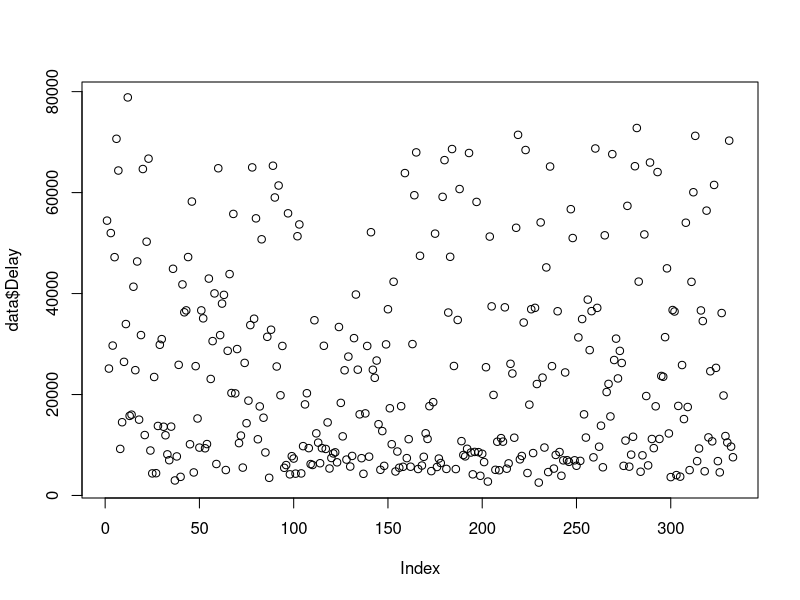
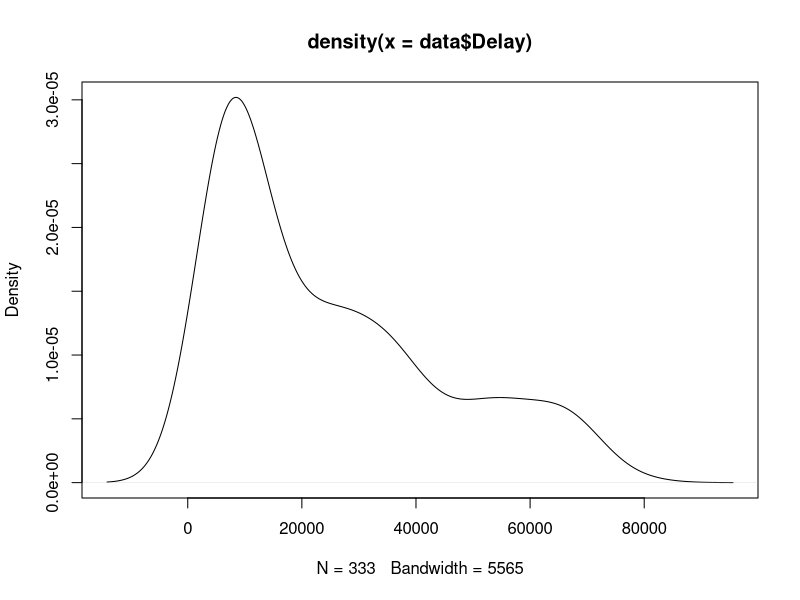
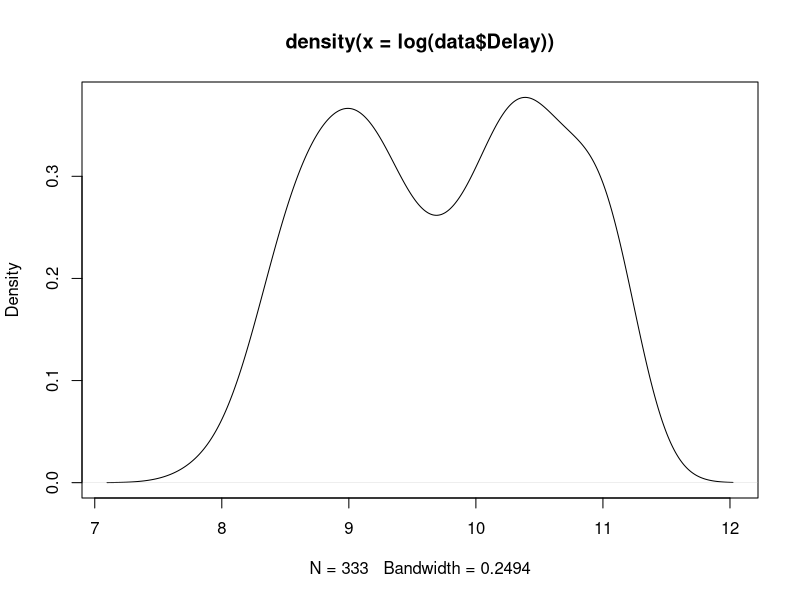
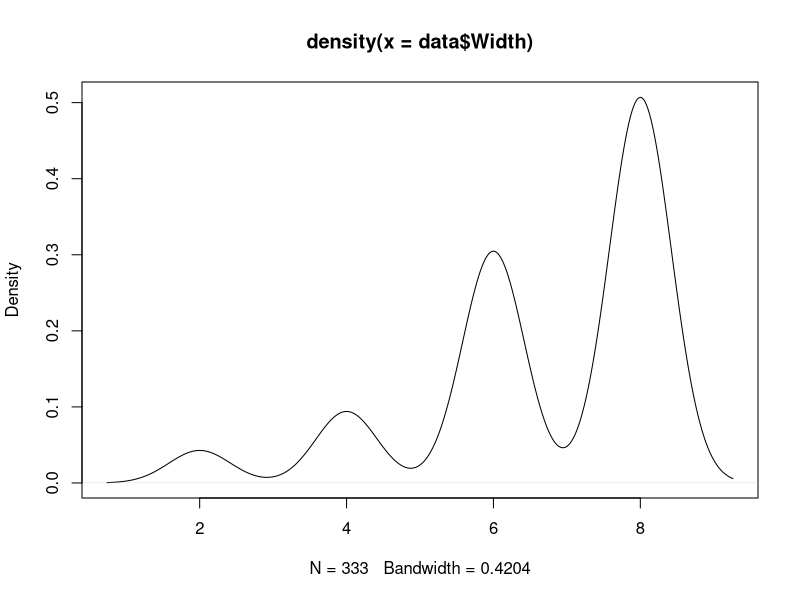
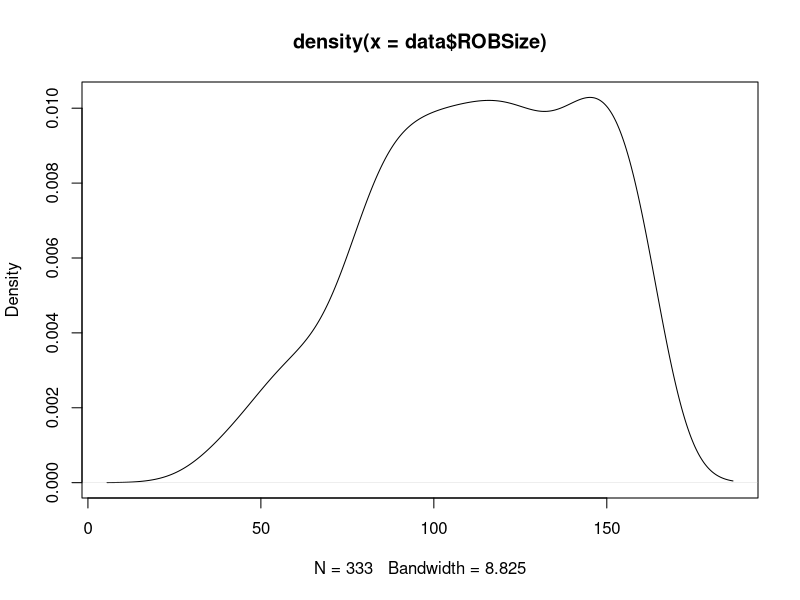
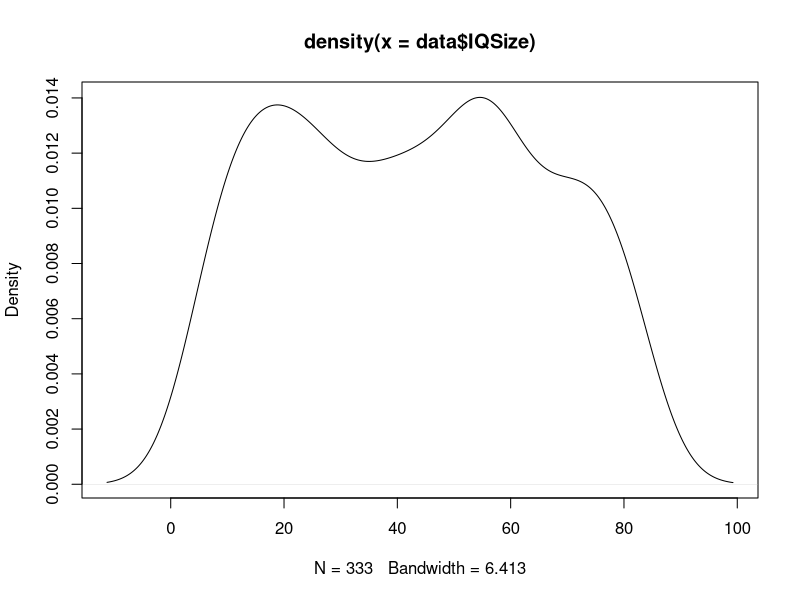
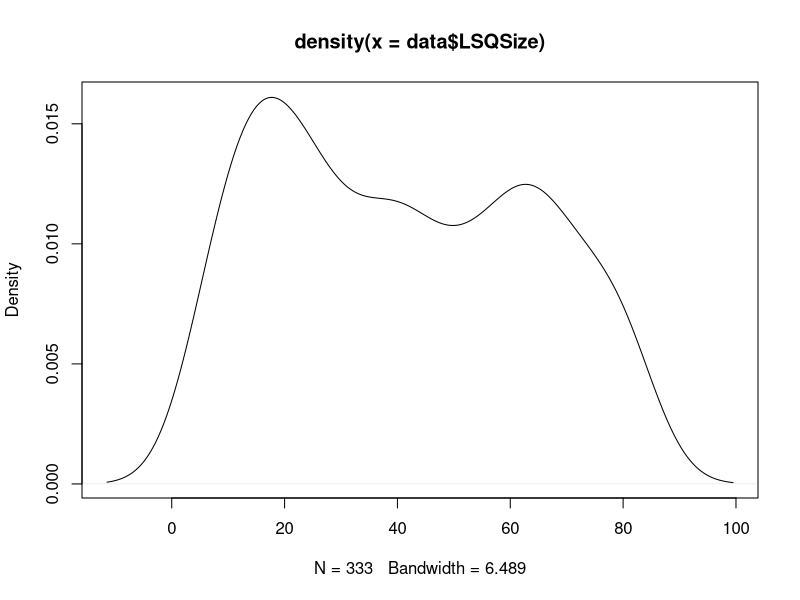
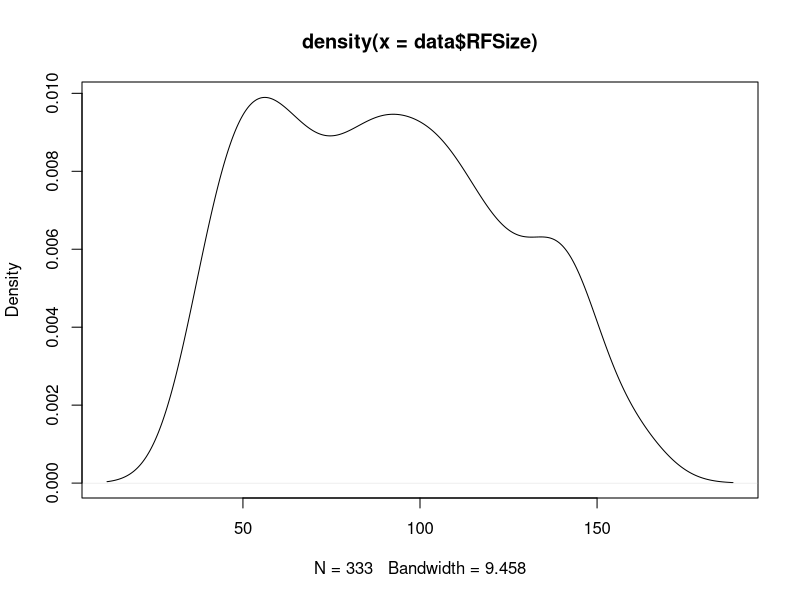

Write the R code that produced these figures, in order.
## ---- chunk 1
data <- read.table('../data/training.csv', sep=",")
preds = c("Width", "ROBSize", "IQSize","LSQSize","RFSize","RFReadPorts","RFWritePorts","GshareSize",
  "BTBSize","BranchesAllowed","L1Icache","L1Dcache","L2Ucache","Depth")
vars = c(preds,"Delay")
names(data) = vars
## ---- chunk 2
plot(data$Delay)
plot(density(data$Delay))
plot(density(log(data$Delay)))
plot(density(data$Width))
plot(density(data$ROBSize))
plot(density(data$IQSize))
plot(density(data$LSQSize))
plot(density(data$RFSize))
plot(density(data$RFReadPorts))
plot(density(data$RFWritePorts))
plot(density(data$GshareSize))
plot(density(data$BTBSize))
plot(density(data$BranchesAllowed))
plot(density(data$L1Icache))
plot(density(data$L1Dcache))
plot(density(data$L2Ucache))
plot(density(data$Depth))
## ---- chunk 3
require(party)
require(lattice)
data.forest <- cforest(Delay~., data=data[, vars])
data.varimp <- sort(varimp(data.forest))
dotplot(data.varimp)
data.tree <- ctree(Delay~., data=data[, vars])
plot(data.tree)
## ---- chunk 4
     plot(data$Delay~data$L2Ucache)
     plot(log(data$Delay)~data$L2Ucache)
     plot(data$Delay~data$Depth)
     plot(log(data$Delay)~data$Depth)
## ---- chunk 5
#root mean square error
rmse <- function(y, yhat) {
  return(sqrt(mean((y-yhat)^2)))
}
     
#cross validation using RMSE
#returns mean of the k RMSEs
crossValidate <- function(modelFunction, formula, fullData, k=10) {
  group <- sample(1:k, nrow(fullData), replace=TRUE)
  #groupedData <- split(fullData,groups)
  responseVariable <- all.vars(formula)[1]
  errors <- c()
  for(i in 1:k) {
    model <- modelFunction(formula, data=fullData[group!=i,])
    predictions <- predict(model, fullData[group==i,])
    errors <- c(errors, rmse(data[group==i,c(responseVariable)], predictions))
  }
  return(mean(errors))
}
## ---- chunk 6
formula = as.formula("Delay~.")
data.lm <- lm(formula, data=data)
summary(data.lm)
crossValidate(lm,formula,data)
     
formula = as.formula("log(Delay)~.")
data.lm <- lm(formula, data=data)
summary(data.lm)
crossValidate(lm,formula,data)
## ---- chunk 7
# formula = as.formula("Delay)~
#          Width+
#          ROBSize+
#          IQSize+
#          LSQSize+
#          RFSize+
#          RFReadPorts+
#          RFWritePorts+
#          GshareSize+
#          BTBSize+
#          BranchesAllowed+
#          L1Icache+
#          L1Dcache+
#          L2Ucache+
#          Depth")
formula = as.formula("Delay~
               IQSize+
               RFSize+
               BranchesAllowed+
               Depth+
               L2Ucache")
simple.lm <- lm(formula, data=data)
summary(simple.lm)
crossValidate(lm,formula,data)


formula = as.formula("log(Delay)~
               IQSize+
               RFSize+
               BranchesAllowed+
               Depth+
               L2Ucache")
simpleLog.lm <- lm(formula, data=data)
summary(simpleLog.lm)
crossValidate(lm,formula,data)

formula = as.formula("Delay~
               IQSize+
               poly(RFSize,2)+
               BranchesAllowed+
               Depth+
               Depth:I(log(L2Ucache))")
complex.lm <- lm(formula, data=data)
summary(complex.lm)
crossValidate(lm,formula,data)

plot(data$Delay, data$RFSize)
## ---- chunk 8
reglm <- function(X, y, lambda) {
  #X: nxd, t(x)*X: dxd, I*lambda: dx1x1x1
  #inv*t(X)*y: dxd*dxn*nx1=dx1
  d <- ncol(X)
  I <- diag(d)
  return(solve(t(X)%*%X+lambda*I)%*%t(X)%*%y)
}

predict.reglm <- function(X, w) {
  #nxd*dx1=nx1
  return(X%*%w)
}

test.reglm <- function() {
  x <- seq(0,10,0.5)
  y <- x^2 + rnorm(length(x), 0, 5.0)
  plot(x,y)
  X <- as.matrix(x)
  w <- reglm(X,y,0.1)
  lines(X, predict.reglm(X,w),col="blue")
  addFeature <- function(x) {
    #x <- scale(x, mean(x), sd(x))
    X <- cbind(x, x^2,x^3,x^4,x^5,x^6)
    X <- scale(X, colMeans(X), apply(X,2,sd))
    X <- cbind(rep(1,nrow(X)),X)
     return(X)
  #  return(X)
  }
  X <- addFeature(x)
  w <- reglm(X,y,0)
  yhat <- predict.reglm(addFeature(x),w)
  lines(x, yhat, col="red")
  w <- reglm(X,y,0.1)
  yhat <- predict.reglm(addFeature(x),w)
  lines(x, yhat, col="brown")
}

cv.reglm <- function(X, y, lambda, k=10) {
  group <- sample(1:k, nrow(X), replace=TRUE)
  errors <- c()
  for(i in 1:k) {
    subY <- y[group==i]
    subX <- X[group==i,]
    nSubY <- y[group!=i]
    nSubX <- X[group!=i,]
    w <- reglm(nSubX,nSubY,lambda)
    predictions <- predict.reglm(subX,w)
    errors <- c(errors, rmse(subY, predictions))
  }
  return(mean(errors))
} 
## ---- chunk 9
featureTransform <- function(df) {
  X <- cbind(df$RFSize, df$RFSize^2, df$BranchesAllowed, df$Depth, df$BranchesAllowed, df$Depth*df$BranchesAllowed)
  X <- scale(X, colMeans(X), apply(X,2,sd))
  X <- cbind(rep(1,nrow(X)),X)
  return(X)
}
X <- featureTransform(data)
minError <- 2147483647
minLambda <- "toBeFilled"
for(lambda in c(0.0001,0.001,0.01,0.1,1,10,100,1000)) {
  cvError <- cv.reglm(X,data$Delay,lambda)
  if(cvError < minError) {
    minError <- cvError
    minLambda <- lambda
  }
}
minError
minLambda
weights.reglm <- reglm(X, data$Delay, minLambda)
## ---- chunk 10
require(mgcv)
formula = as.formula("Delay~
         s(RFSize)+
         BranchesAllowed+
         te(L2Ucache,Depth)")

complex.gam <- gam(formula, data=data)
summary(complex.gam)
vis.gam(complex.gam, view=c("L2Ucache", "Depth"), plot.type="contour", color="terrain", too.far=0.1)
AIC(complex.gam)
crossValidate(gam,formula,data)

data$fL2Ucache <- as.factor(data$L2Ucache)
formula = as.formula("Delay~
         s(RFSize)+
         BranchesAllowed*fL2Ucache+
         +s(Depth, by=fL2Ucache)")

complex.gam2 <- gam(formula, data=data)
summary(complex.gam2)
AIC(complex.gam2)
crossValidate(gam,formula,data)
## ---- chunk 11
validation <- read.table("../data/validation.csv", sep=",")
names(validation) <- preds
write.table(predict(simple.lm,validation), file="valPredLMSimple.csv", row.names=FALSE, col.names=FALSE)
write.table(predict(simpleLog.lm,validation), file="valPredLMSimpleLog.csv", row.names=FALSE, col.names=FALSE)
write.table(predict(complex.lm,validation), file="valPredLMComplex.csv", row.names=FALSE, col.names=FALSE)
write.table(predict.reglm(featureTransform(validation), weights.reglm), file="valPredLMComplexReg.csv", row.names=FALSE, col.names=FALSE)
write.table(predict(complex.gam,validation), file="valPredGAM.csv", row.names=FALSE, col.names=FALSE)
validation$fL2Ucache <- as.factor(validation$L2Ucache)
write.table(predict(complex.gam2,validation), file="valPredGAM2.csv", row.names=FALSE, col.names=FALSE)
